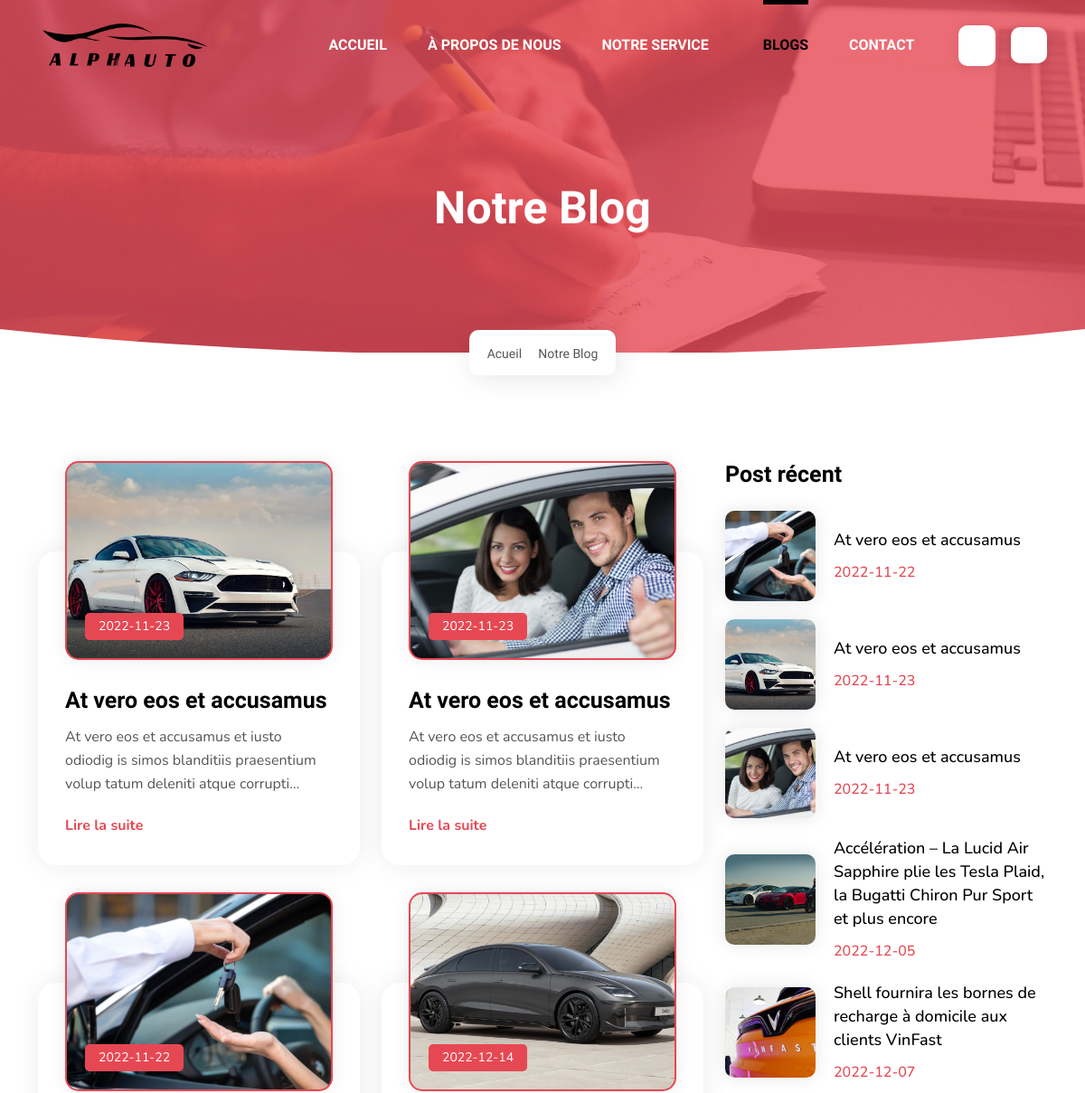
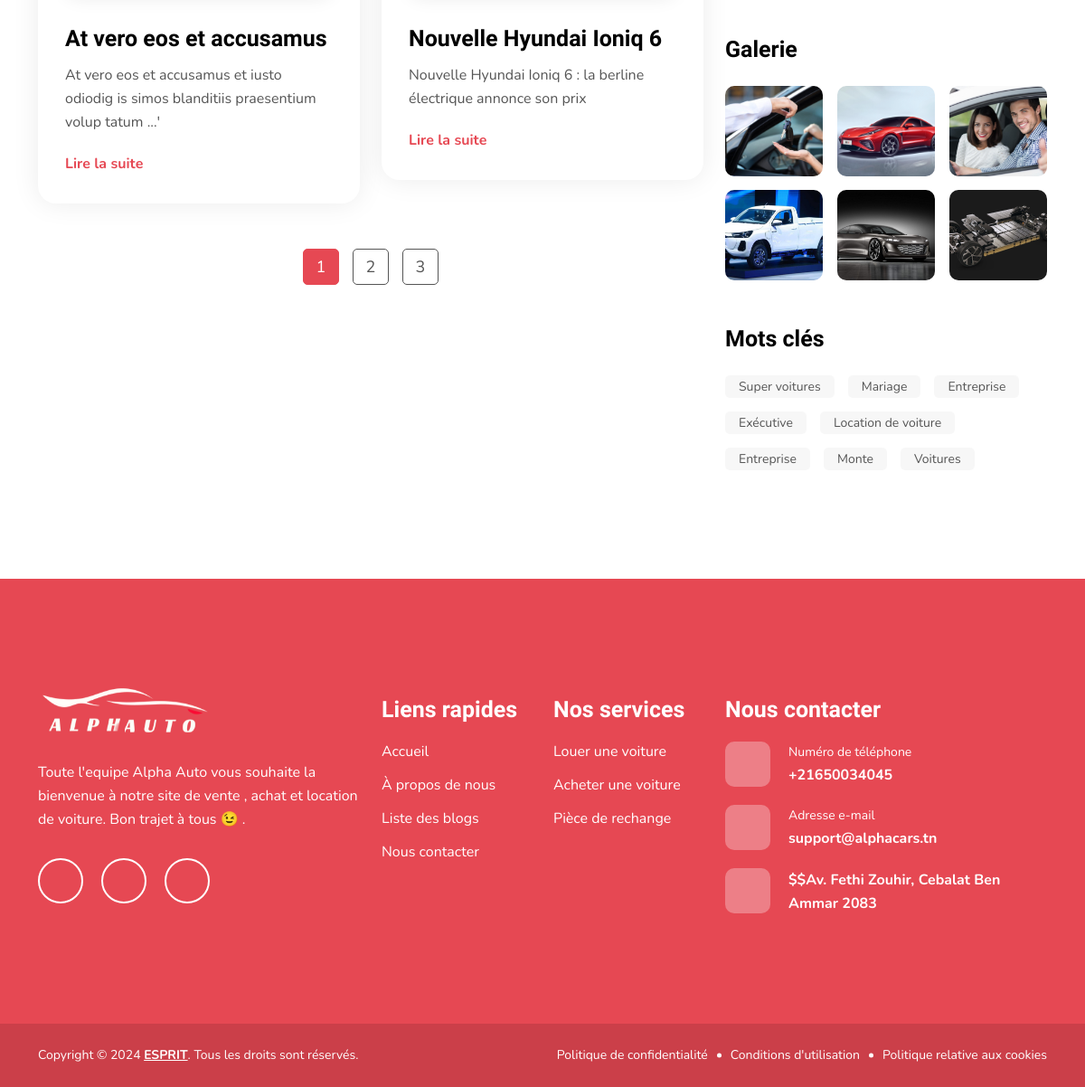
Screenshot of /view/blog-list.php with the database file from the repository (2 pictures, top to bottom).
### tables this page shows
CREATE TABLE `bloglist` (
  `id` int(11) NOT NULL,
  `title` varchar(255) NOT NULL,
  `img` varchar(255) NOT NULL,
  `description` varchar(255) NOT NULL,
  `fulltxt` text NOT NULL,
  `datep` varchar(255) NOT NULL
);

CREATE TABLE `config` (
  `id` int(11) NOT NULL,
  `sitename` varchar(255) NOT NULL,
  `logo` varchar(255) NOT NULL,
  `email` varchar(255) NOT NULL,
  `phonenumber` varchar(255) NOT NULL,
  `address` varchar(255) NOT NULL,
  `fb` varchar(255) NOT NULL,
  `insta` varchar(255) NOT NULL,
  `yt` varchar(255) NOT NULL
);

### view/blog-list.php (the view, shortened to what the rows shown need)
<?php
include '../Controller/functions.php';
$admincrudpanel = new admincrudpanel();
$liste = $admincrudpanel->getFullName();
foreach ($liste as $ta3b) {
    $sitename=$ta3b['sitename'];
    $sitelog=$ta3b['logo'];
    $sitephonenumber=$ta3b['phonenumber'];
    $siteemail=$ta3b['email'];
    $siteaddress=$ta3b['address'];
}
?>
<!DOCTYPE html>
<html lang="en-us">
<head>
	<link rel="stylesheet" type="text/css" href="assets/css/bootstrap.min.css">
	<link rel="stylesheet" type="text/css" href="assets/css/bootstrap-datepicker.min.css">
	<link rel="stylesheet" type="text/css" href="assets/css/swiper-bundle.min.css">
	<link rel="stylesheet" type="text/css" href="assets/css/jquery.fancybox.min.css">
	<link rel="stylesheet" type="text/css" href="assets/css/animate.css">
	<link rel="stylesheet" type="text/css" href="assets/css/style.css">
    <link rel="stylesheet" href="https://cdnjs.cloudflare.com/ajax/libs/intl-tel-input/17.0.8/css/intlTelInput.css"/>
</head>
<body class="fixed">
<div class="main">
    <section class="main-banner inner-banner back-img" style="background-image: url('assets/images/blog-banner.jpg');">
        <div class="container">
            <div class="row">
                <div class="col-12">
                    <div class="banner-content">
                        <h1 class="h1-title wow fadeup-animation" data-wow-duration="0.8s">Notre blog</h1>
                    </div>
                </div>
            </div>
        </div>
    </section>
    <section class="page-blog-list">
        <div class="container">
            <div class="row">
                <div class="col-lg-8">
                    <div class="blog-list-box">
                        <div class="row">
                        <?php
                            $liste = $admincrudpanel->AllproductsPagi($_GET['id']);
                            foreach ($liste as $row) {
                                $img=$row['img'];
                                $id = $row['id'];
                        ?>
                            <div class="col-md-6">
                                <div class="blog-box wow fadeup-animation" data-wow-duration="0.8s" data-wow-delay="0.2s">
                                    <div class="blog-img back-img" style="background-image: url('<?php echo($img);?>');">
                                        <span class="blog-date"><?php echo($row["datep"]);?></span>
                                    </div>
                                    <div class="blog-text">
                                        <?php echo('<h3 class="h3-title"><a href="blog-detail.php?id='.$id.'">'.$row["title"].'</a></h3>');?>
                                        <p><?php echo($row["description"]);?></p>
                                        <?php
                                            echo('<a href="blog-detail.php?id='.$id.'" title="Read More">Lire la suite <i class="fas fa-chevron-right"></i></a>')
                                        ?>
                                    </div>
                                </div>
                            </div>
                        <?php } ?>
                        </div>
                    </div>
                </div>
                <div class="col-lg-4">
                    <div class="sidebar">
                        <div class="sidebar-box recent-post wow left-animation" data-wow-duration="0.8s" data-wow-delay="0.3s">
                            <?php
                                $liste = $admincrudpanel->customproductswithord(5);
                                foreach ($liste as $ta3b) {
                            ?>
                            <div class="recent-post-bx">
                                <div class="recent-img back-img" style="background-image: url('<?php echo($ta3b['img']);?>');"></div>
                                <div class="recent-text">
                                    <p>
                                        <?php
                                            echo('<a href="blog-detail.php?id='.$ta3b['id'].'">'.$ta3b['title'].'</a>');
                                        ?>
                                    </p>
                                    <span><?php echo($ta3b['datep']);?></span>
                                </div>
                            </div>
                            <?php } ?>
                        </div>
                        <div class="sidebar-box blog-gallery wow left-animation" data-wow-duration="0.8s" data-wow-delay="0.3s">
                            <ul>
                                <?php
                                    $liste = $admincrudpanel->customproducts(6);
                                    foreach ($liste as $ta3b) {
                                ?>
                                <li>
                                    <div class="blog-gallery-img back-img" style="background-image: url('<?php echo($ta3b['img']);?>');">
                                        <a href="<?php echo($ta3b['img']);?>" data-fancybox="image"></a>
                                    </div>
                                </li>
                                <?php } ?>
                            </ul>
                        </div>
                    </div>
                </div>
            </div>
        </div>
    </section>
    <footer class="site-footer" id="contact">
        <div class="container">
            <div class="row">
                <div class="col-lg-4">
                    <div class="footer-info wow right-animation" data-wow-duration="0.8s" data-wow-delay="0.2s">
                        <div class="footer-logo">
                            <a href="index.php" title="<?php echo($sitename);?>">
                                <img src="<?php echo($sitelog);?>" width="188" height="60" alt="<?php echo($sitename);?>">
                            </a>
                        </div>
                    </div>
                </div>
                <div class="col-lg-4">
                    <div class="footer-contact wow left-animation" data-wow-duration="0.8s" data-wow-delay="0.2s">
                        <div class="contact-link">
                            <div class="contact-link-box">
                                <a href="tel:<?php echo($sitephonenumber);?>" title="Call on <?php echo($sitephonenumber);?>">
                                    <span class="icon"><i class="fas fa-phone-alt"></i></span>
                                    Numéro de téléphone
                                    <span class="text"><?php echo($sitephonenumber);?></span>
                                </a>
                            </div>
                            <div class="contact-link-box">
                                <a href="mailto:<?php echo($siteemail);?>" title="Mail on <?php echo($siteemail);?>">
                                    <span class="icon"><i class="fas fa-envelope"></i></span>
                                    Adresse e-mail
                                    <span class="text"><?php echo($siteemail);?></span>
                                </a>
                            </div>
                            <div class="contact-link-box">
                                <a href="javascript:void(0);" title="<?php echo($siteaddress);?>">
                                    <span class="icon"><i class="fas fa-map-marker-alt"></i></span>
                                    <span class="text"><?php echo($siteaddress);?></span>
                                </a>
                            </div>
                        </div>
                    </div>
                </div>
            </div>
        </div>
    </footer>
<link href="assets/css/intlTelInput.css" rel="stylesheet">
</div>
</body>
</html>

### rows the page displays
bloglist: img (picture), datep "2022-11-23", title "At vero eos et accusamus", description "At vero eos et accusamus et iusto odiodig is simos blanditiis praesentium volup tatum deleniti atque…"
bloglist: img (picture), datep "2022-11-23", title "At vero eos et accusamus", description "At vero eos et accusamus et iusto odiodig is simos blanditiis praesentium volup tatum deleniti atque…"
bloglist: img (picture), datep "2022-11-22", title "At vero eos et accusamus", description "At vero eos et accusamus et iusto odiodig is simos blanditiis praesentium volup tatum ...'"
bloglist: img (picture), datep "2022-12-14", title "Nouvelle Hyundai Ioniq 6", description "Nouvelle Hyundai Ioniq 6 : la berline électrique annonce son prix"
bloglist: img (picture), title "Accélération – La Lucid Air Sapphire plie les Tesla Plaid, la Bugatti Chiron Pur Sport et plus encore", datep "2022-12-05"
bloglist: img (picture), title "Shell fournira les bornes de recharge à domicile aux clients VinFast", datep "2022-12-07"
bloglist: img (picture)
bloglist: img (picture)
bloglist: img (picture)
bloglist: img (picture)
config: logo (picture), phonenumber "+21650034045", email "support@alphacars.tn", address "$$Av. Fethi Zouhir, Cebalat Ben Ammar 2083"
